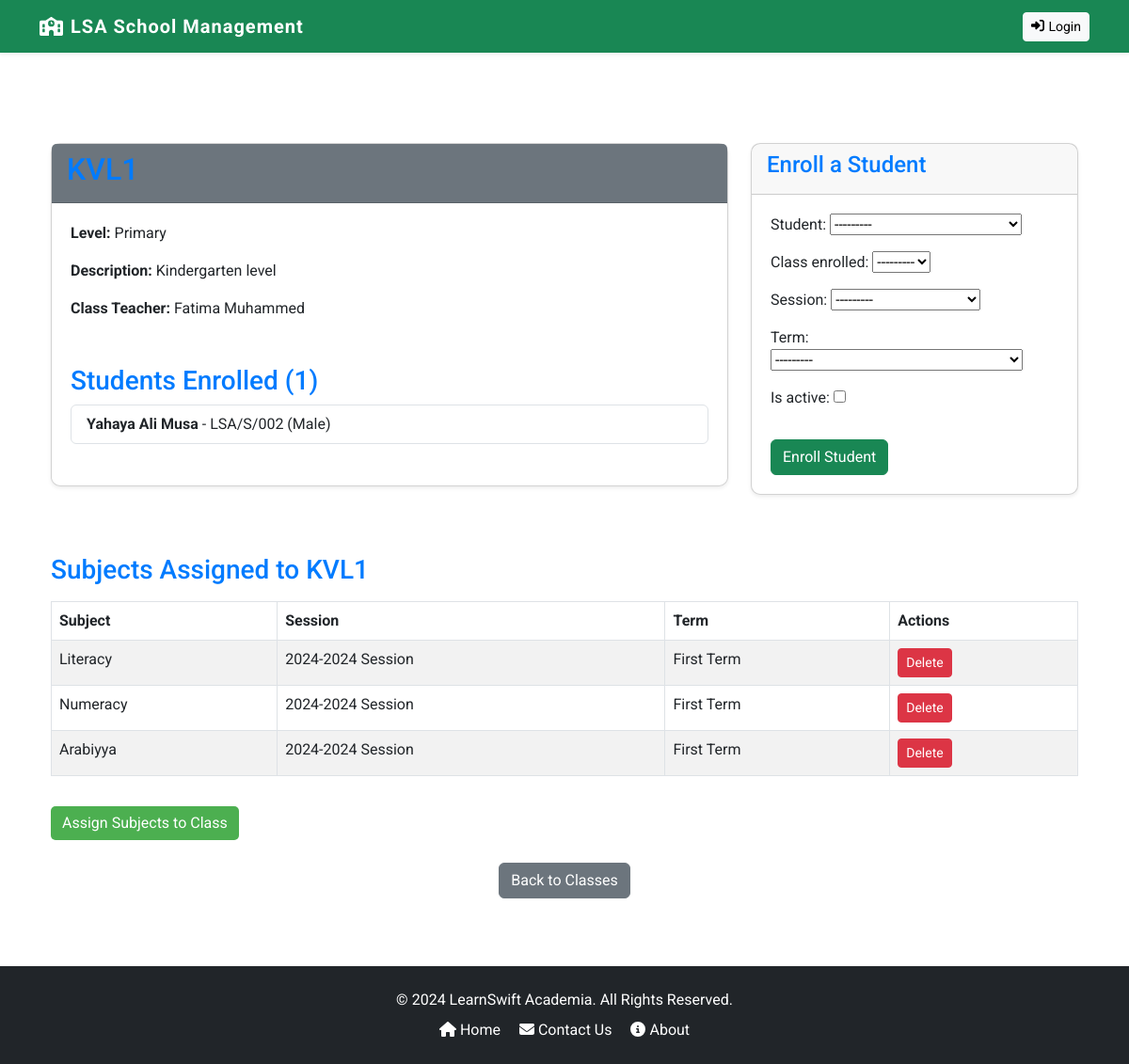
Screenshot of /classes/2/ with the database file from the repository.
### core/models.py (models this page shows, shortened)
class Class(models.Model):
    LEVEL_CHOICES = [
        ('Primary', 'Primary'),
        ('Secondary', 'Secondary'),
    ]
    name = models.CharField(max_length=20, unique=True)
    school_level = models.CharField(max_length=20, choices=LEVEL_CHOICES, unique=False, default=None)
    description = models.TextField()
    teacher = models.ForeignKey('Teacher', on_delete=models.SET_NULL, null=True, blank=True, related_name='classes')
    subjects = models.ManyToManyField('Subject', related_name='class_set', blank=True)  # Assuming you have a Subject model
    students = models.ManyToManyField('Student', related_name='classes', blank=True)
    order = models.PositiveIntegerField(null=True)  # Order defines the class progression
    def student_count(self):
        return self.students.count()
    def __str__(self):
        return self.name

class Teacher(models.Model):
    GENDER_CHOICES = [
        ('M', 'Male'),
        ('F', 'Female'),
    ]
    STATUS_CHOICES = [
        ('active', 'Active'),
        ('dormant', 'Dormant'),
        ('left', 'Left School'),
    ]
    user = models.OneToOneField(CustomUser, on_delete=models.CASCADE, primary_key=True, related_name='teacher')
    employee_id = models.CharField(max_length=20, unique=True, null=True)
    profile_image = models.ImageField(upload_to='media/profile_images/', default='profile_images/default.jpg')
    date_of_birth = models.DateField()
    gender = models.CharField(max_length=1, choices=GENDER_CHOICES, default='M')
    contact = models.CharField(max_length=15, null=True)
    address = models.TextField()
    current_class = models.ForeignKey('Class', on_delete=models.SET_NULL, null=True, blank=True, related_name='enrolled_class', default=None)
    status = models.CharField(max_length=10, choices=STATUS_CHOICES, default='active')

class CustomUser(AbstractUser):
    USER_ROLES = (
        ('student', 'Student'),
        ('teacher', 'Teacher'),
        ('guardian', 'Guardian'),
        ('accountant', 'Accountant'),
        ('admin', 'Admin'),
    )
    role = models.CharField(max_length=20, choices=USER_ROLES)

class Student(models.Model):
    GENDER_CHOICES = [
        ('M', 'Male'),
        ('F', 'Female'),
    ]
    STATUS_CHOICES = [
        ('active', 'Active'),
        ('dormant', 'Dormant'),
        ('left', 'Left School'),
    ]
    user = models.OneToOneField(CustomUser, on_delete=models.CASCADE, primary_key=True, related_name='student')
    LSA_number = models.CharField(max_length=20, unique=True, null=True)
    profile_image = models.ImageField(upload_to='media/profile_images/', default='profile_images/default.jpg')
    date_of_birth = models.DateField()
    gender = models.CharField(max_length=1, choices=GENDER_CHOICES)
    student_guardian = models.ForeignKey('Guardian', on_delete=models.SET_NULL, null=True, related_name='students')
    relationship = models.CharField(max_length=50)
    current_class = models.ForeignKey('Class', on_delete=models.SET_NULL, null=True, blank=True, related_name='enrolled_students', default=None)
    status = models.CharField(max_length=10, choices=STATUS_CHOICES, default='active')
    promotion_history = models.TextField(blank=True)  # To store history of movements as JSON
    def __str__(self):
        return self.user.get_full_name()

class ClassSubjectAssignment(models.Model):
    class_assigned = models.ForeignKey(Class, on_delete=models.CASCADE, related_name="subject_assignments")
    subject = models.ForeignKey(Subject, related_name='class_assignments', on_delete=models.CASCADE)
    session = models.ForeignKey(Session, on_delete=models.CASCADE)
    term = models.ForeignKey(Term, on_delete=models.CASCADE)
    class Meta:
        unique_together = ('class_assigned', 'subject', 'session', 'term')

class Subject(models.Model):
    name = models.CharField(max_length=50, unique=True)
    description = models.TextField()
    subject_weight = models.IntegerField(default=2)
    classes = models.ManyToManyField(Class, related_name='subjects_set', default=None)
    students = models.ManyToManyField('Student', related_name='subjects', default=None)

class Session(models.Model):
    start_date = models.DateField()
    end_date = models.DateField()
    is_active = models.BooleanField(default=True)
    @property
    def name(self):
        start_year = self.start_date.year
        end_year = self.end_date.year
        return f"{start_year}-{end_year} Session"
    def __str__(self):
        return self.name

class Term(models.Model):
    TERM_OPTIONS = [
        ('First Term', 'First'),
        ('Second Term', 'Second'),
        ('Third Term', 'Third'),
    ]
    session = models.ForeignKey(Session, related_name='terms', on_delete=models.CASCADE)
    name = models.CharField(max_length=20, choices=TERM_OPTIONS)
    start_date = models.DateField()
    end_date = models.DateField()
    is_active = models.BooleanField(default=True)
    def __str__(self):
        return f"{self.name} ({self.session.name})"

### core/classes/views.py (the view)
# urls.py: path('classes/<int:pk>/', ClassDetailView.as_view(), name='class_detail'),
class ClassDetailView(DetailView):
    model = Class
    template_name = 'class/class_detail.html'
    def get_context_data(self, **kwargs):
        context = super().get_context_data(**kwargs)
        class_instance = self.get_object()
        context['class_instance'] = class_instance
        context['enrollment_form'] = EnrollmentForm(class_instance=class_instance)
        return context

### core/enrollment/forms.py
class EnrollmentForm(forms.ModelForm):
    class Meta:
        model = Enrollment
        fields = ['student', 'class_enrolled', 'session', 'term', 'is_active']
    def __init__(self, *args, **kwargs):
        class_instance = kwargs.pop('class_instance', None)
        super().__init__(*args, **kwargs)
        if class_instance:
            enrolled_students = class_instance.enrollment_set.values_list('student__user_id', flat=True)
            self.fields['student'].queryset = Student.objects.exclude(user_id__in=enrolled_students)

### core/templates/class/class_detail.html (shortened to what this page needs)
{% extends 'base.html' %}
{% block content %}
<div class="container mt-5">
    <div class="row">
        <div class="col-lg-8 mb-4">
            <div class="card shadow-sm">
                <div class="card-header bg-secondary text-white">
                    <h2>{{ class_instance.name }}</h2>
                </div>
                <div class="card-body">
                    <p><strong>Level:</strong> {{ class_instance.get_school_level_display }}</p>
                    <p><strong>Description:</strong> {{ class_instance.description }}</p>
                    {% if class_instance.teacher %}
                    <p><strong>Class Teacher:</strong> {{ class_instance.teacher.user.get_full_name }}</p>
                    {% else %}
                    <p><strong>Class Teacher:</strong> <span class="text-danger">Not Assigned</span></p>
                    {% endif %}
                    <h3 class="mt-5">Students Enrolled ({{ class_instance.student_count }})</h3>
                    {% if class_instance.students.all %}
                    <ul class="list-group mb-4">
                        {% for student in class_instance.students.all %}
                        <li class="list-group-item d-flex justify-content-between align-items-center">
                            <span>
                                <strong>{{ student.user.get_full_name }}</strong>
                                - {{ student.LSA_number }}
                                ({{ student.get_gender_display }})
                            </span>
                        </li>
                        {% endfor %}
                    </ul>
                    {% else %}
                    <p class="text-muted">No students are enrolled in this class yet.</p>
                    {% endif %}
                </div>
            </div>
        </div>
        <div class="col-lg-4">
            <div class="card shadow-sm">
                <div class="card-header bg-blue text-white">
                    <h4>Enroll a Student</h4>
                </div>
                <div class="card-body">
                    <form action="{% url 'enrol_student' class_instance.pk %}" method="post">
                        {{ enrollment_form.as_p }}
                        <button type="submit" class="btn btn-success btn-block mt-3">
                            Enroll Student
                        </button>
                    </form>
                </div>
            </div>
        </div>
    </div>
    <div class="mt-5">
        <h3>Subjects Assigned to {{ class_instance.name }}</h3>
        {% if class_instance.subject_assignments.all %}
        <table class="table table-bordered table-striped mt-3">
            <thead>
                <tr>
                    <th>Subject</th>
                    <th>Session</th>
                    <th>Term</th>
                    <th>Actions</th>
                </tr>
            </thead>
            <tbody>
                {% for assignment in class_instance.subject_assignments.all %}
                <tr>
                    <td>{{ assignment.subject.name }}</td>
                    <td>{{ assignment.session.name }}</td>
                    <td>{{ assignment.term.name }}</td>
                    <td>
                        <form method="post" action="{% url 'delete_class_subject_assignment' assignment.pk %}">
                            <button type="submit" class="btn btn-danger btn-sm">Delete</button>
                        </form>
                    </td>
                </tr>
                {% endfor %}
            </tbody>
        </table>
        {% else %}
        <p class="text-muted">No subjects assigned to this class yet.</p>
        {% endif %}
        <a href="{% url 'assign_class_subject' class_instance.id %}" class="btn btn-primary mt-3">
            Assign Subjects to Class
        </a>
    </div>
    <div class="row mt-4">
        <div class="col text-center">
            <a href="{% url 'class_list' %}" class="btn btn-secondary">Back to Classes</a>
        </div>
    </div>
</div>
<br>
{% endblock %}

### core/static/css/custom.css (style rules this page uses)
:root { --bs-primary: #4e73df; --bs-secondary: #858796; --bs-success: #1cc88a; --bs-info: #36b9cc; --bs-warning: #f6c23e; --bs-danger: #e74a3b; --bs-light: #f8f9fc; --bs-dark: #5a5c69; --bs-font-sans-serif: 'Roboto', sans-serif; }
html, body { height: 100%; margin: 0; display: flex; flex-direction: column; }
body { font-family: 'Roboto', sans-serif; }
h1, h2, h3, h4, h5, h6 { color: #007bff; }
.card { box-shadow: 0 4px 8px 0 rgba(0, 0, 0, 0.2); transition: 0.3s; border-radius: 10px; }
.card-body { padding: 20px; }
.btn-primary { background-color: #4CAF50; border: none; border-radius: 5px; }

### rows the page displays
Class: school_level "Primary", description "Kindergarten level", teacher.user.get_full_name "Fatima Muhammed", student_count "1", name "KVL1"
Student: user.get_full_name "Yahaya Ali Musa", LSA_number "LSA/S/002", gender "Male"
ClassSubjectAssignment: subject.name "Literacy", session.name "2024-2024 Session", term.name "First Term"
ClassSubjectAssignment: subject.name "Numeracy", session.name "2024-2024 Session", term.name "First Term"
ClassSubjectAssignment: subject.name "Arabiyya", session.name "2024-2024 Session", term.name "First Term"
